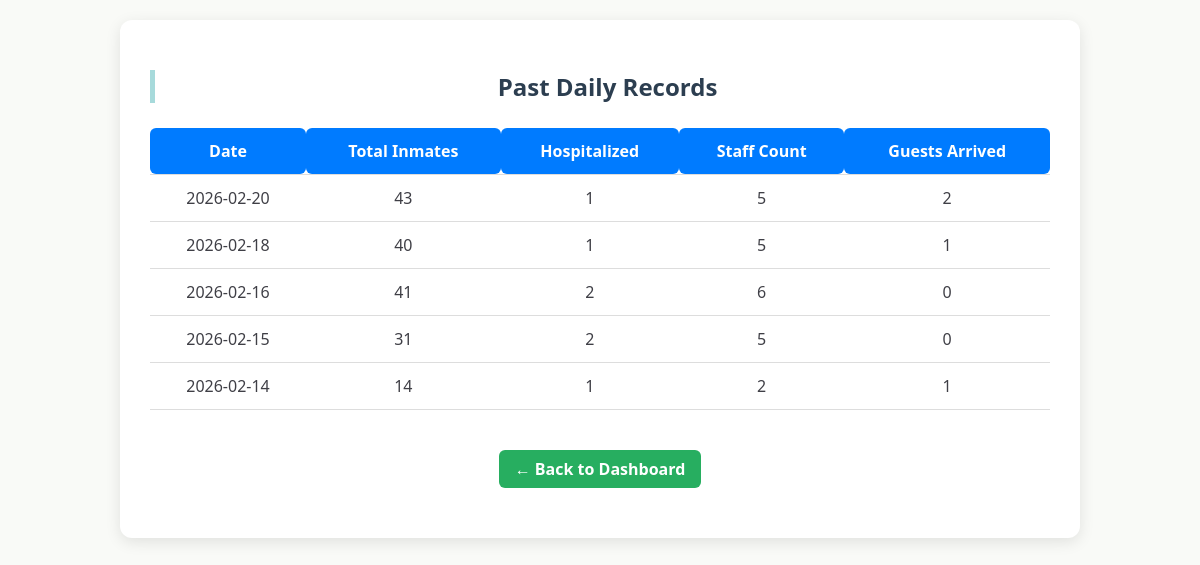
Page /admin/records (signed in) on the earlier database version.
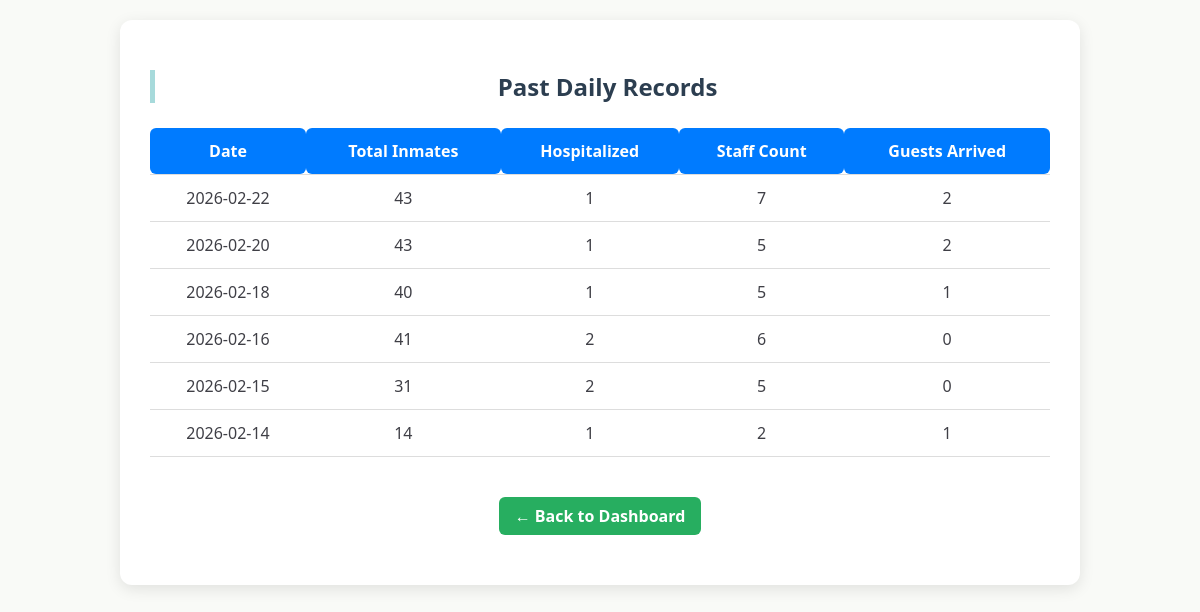
Same page on the later database version.
### tables this page shows
CREATE TABLE daily_records (
        id INTEGER PRIMARY KEY AUTOINCREMENT,
        date TEXT UNIQUE,  -- Added UNIQUE here to support REPLACE logic
        total_inmates INTEGER,
        active_inmates INTEGER,  -- Ensure this is added
        hospitalized INTEGER,
        discharged INTEGER,
        male_inmates INTEGER,
        female_inmates INTEGER,
        new_inmates INTEGER,
        staff_count INTEGER,
        guests_arrived INTEGER
    , deceased INTEGER DEFAULT 0);

### app.py (the view)
@app.route("/admin/records")
def view_records():
    if 'admin' not in session:
        return redirect('/login')
    conn = get_db()
    cur = conn.cursor()
    cur.execute("SELECT * FROM daily_records ORDER BY date DESC")
    records = cur.fetchall()
    conn.close()
    return render_template("view_records.html", records=records)

### app.py (called while the page is built)
def get_db():
    conn = sqlite3.connect(DB)
    conn.row_factory = sqlite3.Row
    return conn

### templates/view_records.html (shortened to what this page needs)
<!DOCTYPE html>
<html lang="en">
<head>
    <link rel="stylesheet" href="{{ url_for('static', filename='style.css') }}">
</head>
<body>
<div class="view-container">
    <h2>Past Daily Records</h2>
    <table>
        <thead>
            <tr>
                <th>Date</th>
                <th>Total Inmates</th>
                <th>Hospitalized</th>
                <th>Staff Count</th>
                <th>Guests Arrived</th>
            </tr>
        </thead>
        <tbody>
            {% for record in records %}
            <tr>
                <td>{{ record['date'] }}</td>
                <td>{{ record['total_inmates'] }}</td>
                <td>{{ record['hospitalized'] }}</td>
                <td>{{ record['staff_count'] }}</td>
                <td>{{ record['guests_arrived'] }}</td>
            </tr>
            {% endfor %}
        </tbody>
    </table>
   <div class="admin-actions">
        <a href="/admin" class="back-btn">← Back to Dashboard</a>
    </div>
</div>
</body>
</html>

### static/style.css (style rules this page uses)
body { font-family: "Segoe UI", Arial, sans-serif; background: #F9FAF7; padding: 20px; margin: 0; color: #3F3F46; }
h2 { color: #2E2B5F; border-left: 5px solid #A7DADB; padding-left: 10px; }
a { display: inline-block; margin-top: 10px; color: #2E2B5F; text-decoration: none; font-weight: 600; }
.admin-actions { margin-top: 20px; text-align: right; }
.back-btn { padding: 8px 14px; background: #2e7d32; color: white; text-decoration: none; border-radius: 6px; transition: 0.3s; }
.admin-actions { display: flex; justify-content: center; gap: 10px; margin: 20px 0; }
.view-container { max-width:900px; margin:auto; background:#fff; padding:30px; border-radius:12px; box-shadow:0 4px 15px rgba(0,0,0,0.1); }
h2 { text-align:center; margin-bottom:20px; }
table { width:100%; border-collapse:collapse; }
th, td { padding:12px; border-bottom:1px solid #ddd; text-align:center; }
th { background:#007bff; color:#fff; border-radius:6px; }
a { text-decoration:none; color:#007bff; display:inline-block; margin-top:20px; }
.back-btn { display: inline-block; margin-top: 10px; text-decoration: none; color: #555; }
.admin-actions { margin-top: 30px; }
.back-btn { display: inline-block; padding: 10px 20px; background-color: #4CAF50; color: white; text-decoration: none; border-radius: 6px; transition: background 0.3s; }
h2 { margin-bottom: 25px; color: #2c3e50; }
.back-btn { background: #27ae60; color: white; padding: 8px 16px; border-radius: 6px; text-decoration: none; }
h2 { color: #2c3e50; margin-bottom: 25px; }

Differences in the rows shown:
added daily_records: date "2026-02-22", total_inmates "43", hospitalized "1", staff_count "7", guests_arrived "2"
